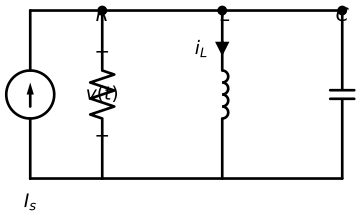

This chart was generated by the following Python code:
"""Q2: Parallel RLC Step Response — Current source with R, L, C in parallel."""
import schemdraw
import schemdraw.elements as elm

with schemdraw.Drawing(file='diagrams/week10/q2_parallel_rlc_step.svg') as d:
    d.config(unit=3.5, fontsize=14, font='sans-serif')

    # DC current source on the left (vertical, arrow pointing up)
    source = d.add(elm.SourceI().up().label('$I_s$', loc='left', ofst=(-0.3, 0)))

    # Top rail rightward
    d += elm.Line().right().length(1.5).at(source.end)
    d += elm.Dot()

    # Save junction for parallel branches
    junction_top = d.here

    # Branch 1: Resistor (leftmost parallel branch)
    d.push()
    R = d.add(elm.Resistor().down().label('$R$', loc='right', ofst=(0.3, 0)))
    junction_bot_R = d.here
    d.pop()

    # Line to next branch
    d += elm.Line().right().length(2.5)
    d += elm.Dot()
    d.push()

    # Branch 2: Inductor (middle parallel branch)
    L = d.add(elm.Inductor().down().label('$L$', loc='right', ofst=(0.3, 0)))
    # Current arrow on inductor
    d += elm.CurrentLabelInline(direction='in').at(L).label('$i_L$')
    junction_bot_L = d.here
    d.pop()

    # Line to next branch
    d += elm.Line().right().length(2.5)
    d += elm.Dot()

    # Branch 3: Capacitor (rightmost parallel branch)
    C = d.add(elm.Capacitor().down().label('$C$', loc='right', ofst=(0.3, 0)))
    junction_bot_C = d.here

    # Bottom rail: connect all branch bottoms
    d += elm.Line().left().at(junction_bot_C).tox(junction_bot_R)

    # Voltage label across parallel combination (on top rail)
    d += elm.Line().left().at(junction_bot_R).tox(source.start)
    d += elm.Line().up().toy(source.start)

    # Voltage polarity: v(t) across the parallel combination
    d += elm.Gap().down().at(junction_top).label(['+', '$v(t)$', '−'])
